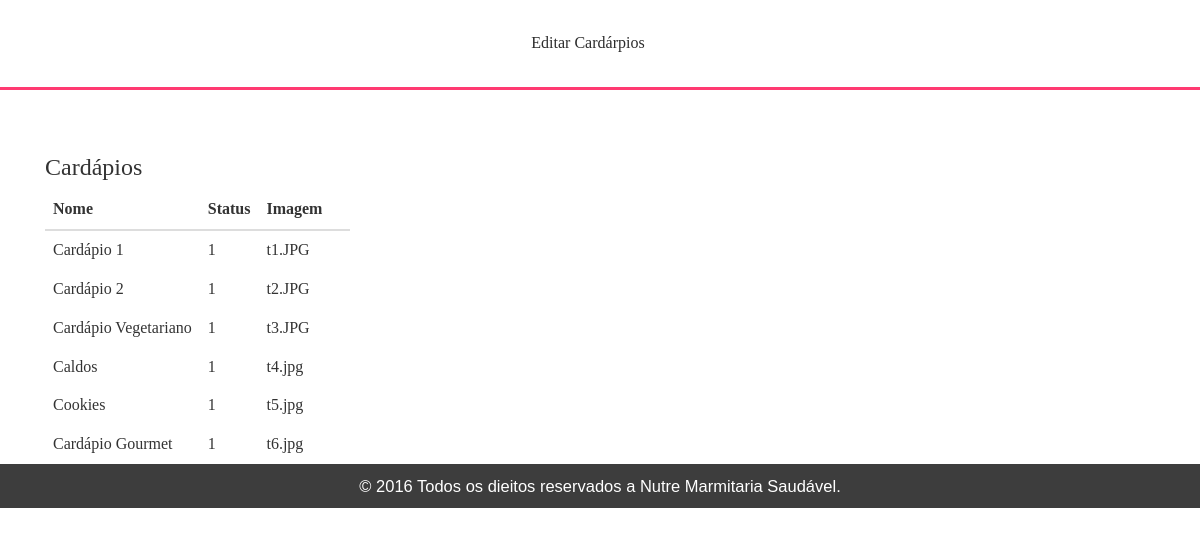
Screenshot of /admin/adminindex.php (signed in) with the database file from the repository.
### tables this page shows
CREATE TABLE IF NOT EXISTS `cardapio` (
  `id` int(11) NOT NULL AUTO_INCREMENT,
  `nome` varchar(64) NOT NULL,
  `imagem` varchar(128) NOT NULL,
  `status` int(11) DEFAULT '1',
  PRIMARY KEY (`id`)
);

### admin/classes/cardapioController.php (called while the page is built, shortened)
<?php
class CardapioController{
     public function getTodosCardapios(){
        include ($_SERVER['DOCUMENT_ROOT']."/php/config/connect.php");
        $sql = "SELECT * FROM cardapio";
        $cardapios = $conn->query($sql);
        return $cardapios;
    }
}
?>

### admin/adminindex.php (the view, shortened to what this page needs)
<?php
include ("classes/cardapioController.php");
$cardapioController = new CardapioController();
$cardapios = $cardapioController->getTodosCardapios();
?>
<!DOCTYPE HTML>
<html>
<head>
<link href="../css/bootstrap.css" rel="stylesheet" type="text/css" media="all">
<link href="../css/style.css" rel="stylesheet" type="text/css" media="all"/>
		<link href="../css/animate.css" rel="stylesheet" type="text/css" media="all">
</head>
<div class="navgation">
	<div class="fixed-header">
				<div class="top-nav">
					<ul>
						<li><a href="adminindex.php" class="active">Editar Cardárpios</a></li>
					</ul>
				</div>
			</div>
		</div>
<body>
<div class="container">
    <div class="single">
        <div>
			<h3>Cardápios</h3>
            <table class="table table-hover">
                <thead>
					<tr>
						<th>Nome</th>
						<th>Status</th>
						<th>Imagem</th>
						<th colspan="2">&nbsp;</th>
					</tr>
				</thead>
                <tbody>
                    <?php if (count($cardapios) < 1 ):?>
                        <tr>
                            <td colspan="5">Nenhum Cardapio registrado</td>
                        </tr>
                    <?php else: ?>
                    <?php foreach ($cardapios as $cardapio): ?>
                    <tr>
                        <td onclick="editCardapio('<?php echo $cardapio['id'] ?>')"><?php echo $cardapio['nome'] ?></td>
                        <td onclick="editCardapio('<?php echo $cardapio['id'] ?>')"><?php echo $cardapio['status'] ?></td>
                        <td onclick="editCardapio('<?php echo $cardapio['id'] ?>')"><?php echo $cardapio['imagem'] ?></td>
                    </tr>
                    <?php endforeach; ?>
                    <?php endif; ?>
                </tbody>
			</table>
        </div>
    </div>
</div>
<div class="footer">
	<div class="container">
		<div class="footer-main">
			<div class="col-md-4 footer-grid  wow bounceIn" data-wow-delay="0.4s">
		</div>
		<div class="copyright">
				<p>© 2016 Todos os dieitos reservados a Nutre Marmitaria Saudável.</p>
		</div>
	</div>
</div>
</body>
</html>

### css/style.css (style rules this page uses)
h4, h5, h6, h1, h2, h3 { margin-top: 0; }
ul, ol { margin: 0; }
p { margin: 0; }
html, body { font-family: 'Arimo-Regular'; font-size: 100%; background:#fff; }
a { text-decoration: none; }
.top-nav { text-align: center; padding: 2em 0em; }
.top-nav ul { padding: 0em; list-style: none; }
.top-nav ul li { display:inline-block; margin:0em 1.5em 0em 0em; }
.top-nav ul li a { font-size:1em; font-weight:400; color: #ff3a71; }
.top-nav ul li a:hover,.top-nav ul li a.active { color: #2c2c2c; text-decoration:none; }
.fixed-header { border-bottom: 3px solid #ff3a71; }
.footer { background: rgba(0, 0, 0, 0.76); padding: 0em 0em 2em 0em ; }
.copyright { padding: 2em 0em 0em 0em; text-align: center; }
.copyright p { font-size: 1.5em; font-weight: 400; color: #fff; line-height: 0em; }
@media (max-height:800px) { .footer { font: bold 11px sans-serif; } }
.single { padding: 4em 15px 0; }
.table { display:inline; }
.table > thead > tr > th, .table > tbody > tr > th, .table > tfoot > tr > th, .table > thead > tr > td, .table > tbody > tr > td, .table > tfoot > tr > td { padding: 8px; line-height: 1.42857143; vertical-align: top; border-top: none; }

### rows the page displays
cardapio: nome "Cardápio 1", status "1", imagem "t1.JPG"
cardapio: nome "Cardápio 2", status "1", imagem "t2.JPG"
cardapio: nome "Cardápio Vegetariano", status "1", imagem "t3.JPG"
cardapio: nome "Caldos", status "1", imagem "t4.jpg"
cardapio: nome "Cookies", status "1", imagem "t5.jpg"
cardapio: nome "Cardápio Gourmet", status "1", imagem "t6.jpg"
